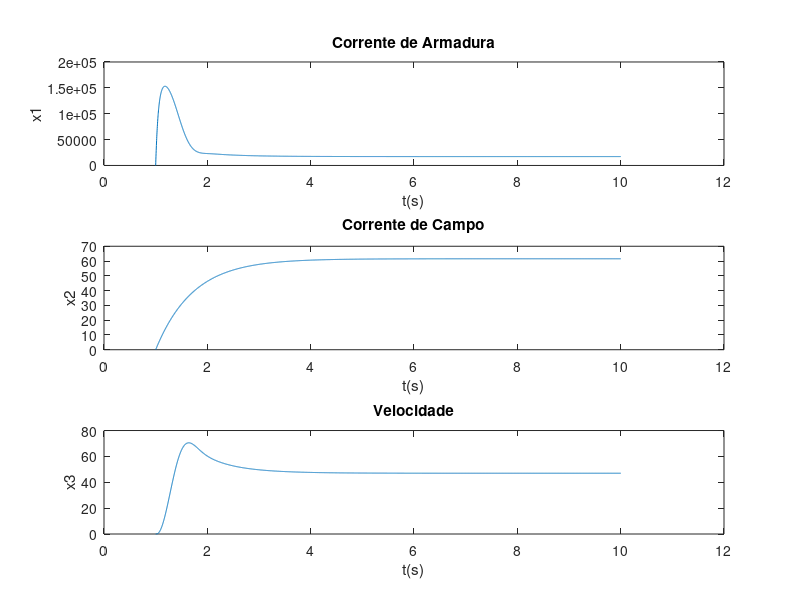

The MATLAB script that drew this image:
ra = 4.6e-3;
rfd = 12.1875;
la = 2.38e-4;
lfd = 8.750;
lafd = 0.23;
jm = 2580;
va = 750;
vfd = 750 
ia = 17098
bm = 127;
c0 = 0;
c1 = 5041.7;
c2 = 0;
h = 0.002;
x1(1)=0;
x2(1)=0;
x3(1)=0;

kaa = 1;
kafd = 1;
kcca = 0;
kccfd = 0;
kfia = 0;
kfifd = 0; 
kfwr = 0;

la1 = .9;
la2 = .9; 
la3 = .9;

a1 = exp(-(ra/la)*h);
a3 = exp(-(rfd/lfd)*h);
a5 = exp(-(bm/jm)*h);

b1 = (1-a1)/ra;
d1 = -(1-a5)/bm;
b2 = ((1-a3)/rfd);

i = 2;
for k = 1:h:10
   
     if k == 6
        kaa = 1;
        kafd = 1;
        kcca = 0;
        kccfd = 0;
    end
    
     if k==6
        kraca = 1;
        krafv = 1;
        klaca = 1; 
        krfdcdf = 1;
        krfdfv = 1;
        klfdcfd = 1;
        kfl = 1;
        ra = kraca*krafv*ra;
        la = klaca*la;
        rfd = krfdcdf*krfdfv*rfd;
        lfd = klfdcfd*lfd;
        bm = kfl*bm;
     end
    
     if k == 6 
        kfia = 0;
        kfifd = 0; 
        kfwr = 0; 
     end
    
    
    tl(i) = c0 + c1*x3(i-1) + c2*(x3(i-1))^2;
    a2(i) = (1/(rfd*la - ra*lfd))*(lafd*lfd*(a3-a1)*x3(i-1)+(ra*lfd*a1-rfd*la*a3));
    a4(i)= lafd*((1-a5)/bm)*x2(i-1);
    x1(i) = kaa*a1*x1(i-1) + kaa*a2(i)*x2(i-1) + kaa*~kcca*b1*va;
    x2(i) = kafd*a3*x2(i-1) + kafd*~kccfd*b2*vfd;
    x3(i) = a4(i)*x1(i-1) + a5*x3(i-1) + d1*tl(i-1);
    
   
    
        
    y1(i)= ~kfia*x1(i);
    y2(i)= ~kfifd*x2(i);
    y3(i)= ~kfwr*x3(i);
    

    
    
    i= i+1;
end



t=1:h:10.002;
figure(1);

subplot(3,1,1);
plot(t,y1);
title('Corrente de Armadura');
ylabel('x1');
xlabel('t(s)');

subplot(3,1,2);
plot(t,y2);
title('Corrente de Campo');
ylabel('x2');
xlabel('t(s)');

subplot(3,1,3);
plot(t,y3);
title('Velocidade');
ylabel('x3');
xlabel('t(s)');

